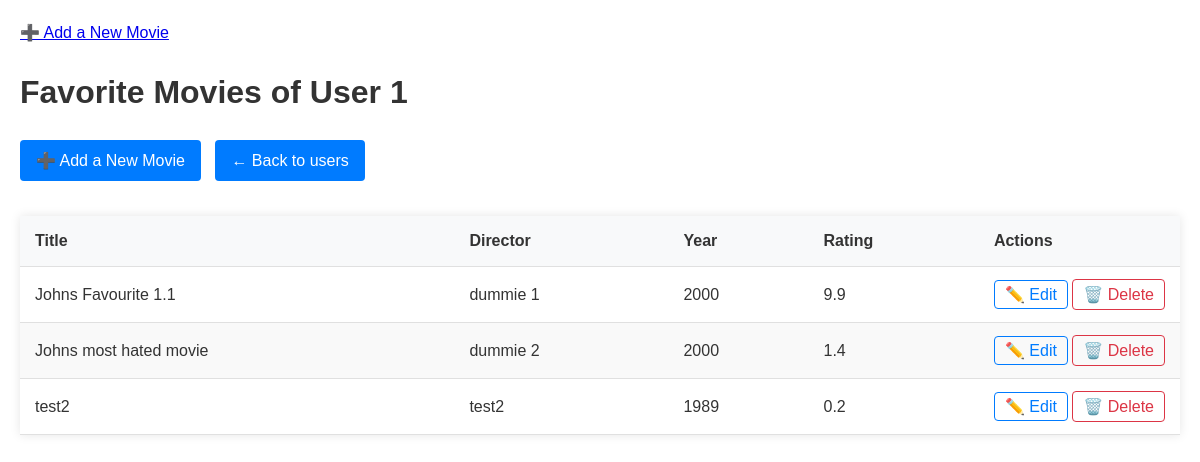
The page /user/1 on the database as committed earlier.
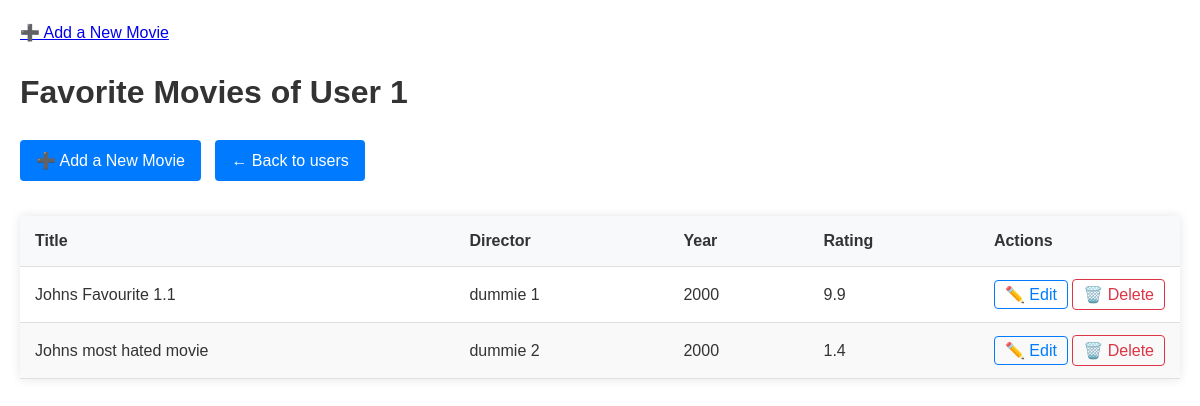
The same page on the database as committed later.
### models.py (models this page shows)
class Movie(Base):
    __tablename__ = "movies"
    id = Column(Integer, primary_key=True)
    user_id = Column(Integer, ForeignKey("users.id"))
    title = Column(String, nullable=False)
    director = Column(String)
    writer = Column(String)
    actors = Column(String)
    year = Column(Integer)
    rating = Column(Float, CheckConstraint('rating >= 0 AND rating <= 10'))
    genre = Column(String)
    runtime = Column(String)
    plot = Column(Text)
    comment = Column(Text)
    user = relationship("User", back_populates="movies")

### app.py (the view)
@app.route("/user/<int:user_id>")
def user_movies(user_id):
    user = data_manager.get_user_by_id(user_id)
    movies = data_manager.get_user_movies(user_id)
    return render_template("movie_list.html", user_id=user_id, movies=movies)

### data_manager/sqlite_data_manager.py (called while the page is built)
    def get_user_movies(self, user_id):
        session = self.Session()
        try:
            user = session.query(User).filter_by(id=user_id).first()
            if user:
                return user.movies
            return []
        finally:
            session.close()

    def get_user_by_id(self, user_id):
        session = self.Session()
        try:
            return session.query(User).filter_by(id=user_id).first()
        finally:
            session.close()

### templates/movie_list.html (shortened to what this page needs)
<!DOCTYPE html>
<html lang="en">
<head>
    <link rel="stylesheet" href="{{ url_for('static', filename='styles.css') }}">
</head>
<body>
<a href="{{ url_for('add_movie', user_id=user_id) }}">➕ Add a New Movie</a>
{% extends "base.html" %}
{% block content %}
  <h1>Favorite Movies of User {{ user_id }}</h1>
  <div class="table-controls">
    <a href="{{ url_for('add_movie', user_id=user_id) }}" class="btn">➕ Add a New Movie</a>
    <a href="/" class="btn">← Back to users</a>
  </div>
  <div class="table-container">
    <table>
      <thead>
        <tr>
          <th>Title</th>
          <th>Director</th>
          <th>Year</th>
          <th>Rating</th>
          <th class="actions">Actions</th>
        </tr>
      </thead>
      <tbody>
        {% for movie in movies %}
          <tr>
            <td data-label="Title">{{ movie.title }}</td>
            <td data-label="Director">{{ movie.director or '-' }}</td>
            <td data-label="Year">{{ movie.year or '-' }}</td>
            <td data-label="Rating">{{ "%.1f"|format(movie.rating) if movie.rating else '-' }}</td>
            <td data-label="Actions" class="actions">
              <a href="{{ url_for('update_movie', user_id=user_id, movie_id=movie.id) }}" class="edit-btn">✏️ Edit</a>
               <form action="{{ url_for('delete_movie', user_id=user_id, movie_id=movie.id) }}" method="POST" style="display: inline;">
                 <button type="submit" class="delete-btn">🗑️ Delete</button>
                </form>
            </td>
          </tr>
        {% endfor %}
      </tbody>
    </table>
  </div>
{% endblock %}

### templates/base.html (shortened to what this page needs)
<!DOCTYPE html>
<html lang="en">
<head>
    <link rel="stylesheet" href="{{ url_for('static', filename='styles.css') }}">
</head>
<body>
    {% block content %}{% endblock %}
</body>
</html>

### static/styles.css (style rules this page uses)
body { font-family: Arial, sans-serif; line-height: 1.6; margin: 0; padding: 20px; color: #333; }
.table-container { overflow-x: auto; margin: 20px 0; max-width: 1200px; margin-left: auto; margin-right: auto; box-shadow: 0 0 10px rgba(0,0,0,0.1); }
table { width: 100%; border-collapse: collapse; min-width: 600px; }
th, td { padding: 12px 15px; text-align: left; border-bottom: 1px solid #e0e0e0; }
th { background-color: #f8f9fa; font-weight: 600; color: #333; position: sticky; top: 0; }
tr:nth-child(even) { background-color: #f9f9f9; }
.actions { white-space: nowrap; width: 120px; }
.btn { display: inline-block; padding: 8px 16px; background-color: #007bff; color: white; text-decoration: none; border-radius: 4px; margin-right: 10px; margin-bottom: 15px; transition: all 0.3s; }
.edit-btn { color: #007bff; text-decoration: none; padding: 5px 10px; border: 1px solid #007bff; border-radius: 4px; transition: all 0.3s; }
.delete-btn { color: #dc3545; background: none; border: 1px solid #dc3545; border-radius: 4px; padding: 5px 10px; cursor: pointer; transition: all 0.3s; font-family: inherit; font-size: inherit; }

Rows that differ between the two databases and show on the page:
removed Movie: title "test2", director "test2", year "1989", rating "0.2"
